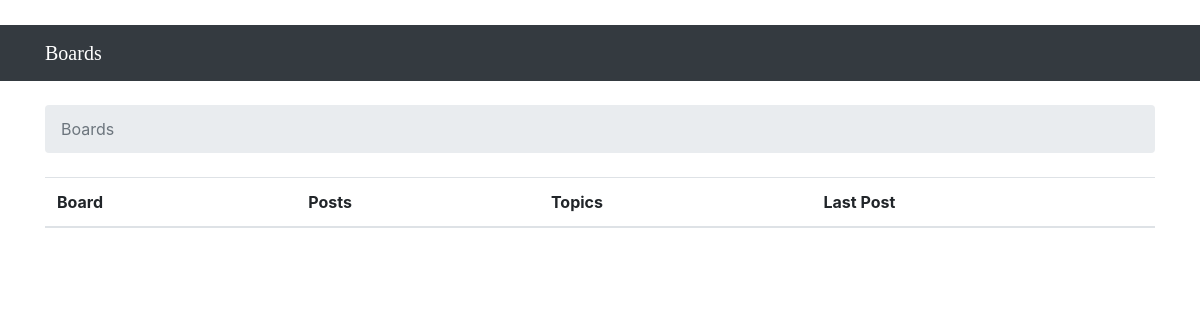
Page /allboard/ on the earlier database version.
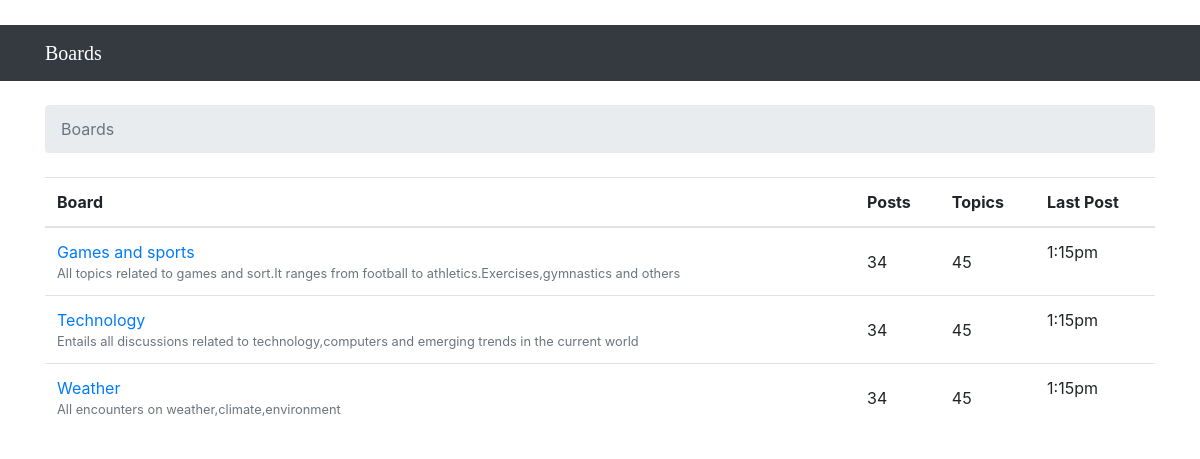
Same page on the later database version.
### report/models.py (models this page shows, shortened)
class Board(models.Model):
    name = models.CharField(max_length=30, unique=True)  #it will enforce the uniqueness of the field at the database level.
    description = models.CharField(max_length=255)

### report/views.py (the view)
# urls.py: path('allboard/',                    views.allboard,         name='allboard'),
def allboard(request):
	boards = Board.objects.all()
	return render(request, 'allnoards.html',{"boards":boards})

### templates/allnoards.html
{% extends 'base1.html' %}
{% block breadcrumb %}
  <li class="breadcrumb-item active">Boards</li>
{% endblock %}
{% block content %}
  <table class="table">
    <thead class="thead-inverse">
      <tr>
        <th>Board</th>
        <th>Posts</th>
        <th>Topics</th>
        <th>Last Post</th>
      </tr>
    </thead>
    <tbody>
      {% for board in boards %}
        <tr>
          <td>
            <a href="{% url 'alltopics_board' board.pk  %}">{{ board.name }}</a><br>
            <small class="text-muted d-block">{{ board.description }}</small>
          </td>
          <td class="align-middle">34</td>
          <td class="align-middle">45</td>
          <td>1:15pm </td>
        </tr>
      {% endfor %}
    </tbody>
  </table>
{% endblock %}

Differences in the rows shown:
added Board: name "Games and sports", description "All topics related to games and sort.It ranges from football to athletics.Exercises,gymnastics and others"
added Board: name "Technology", description "Entails all discussions related to technology,computers and emerging trends in the current world"
added Board: name "Weather", description "All encounters on weather,climate,environment"
